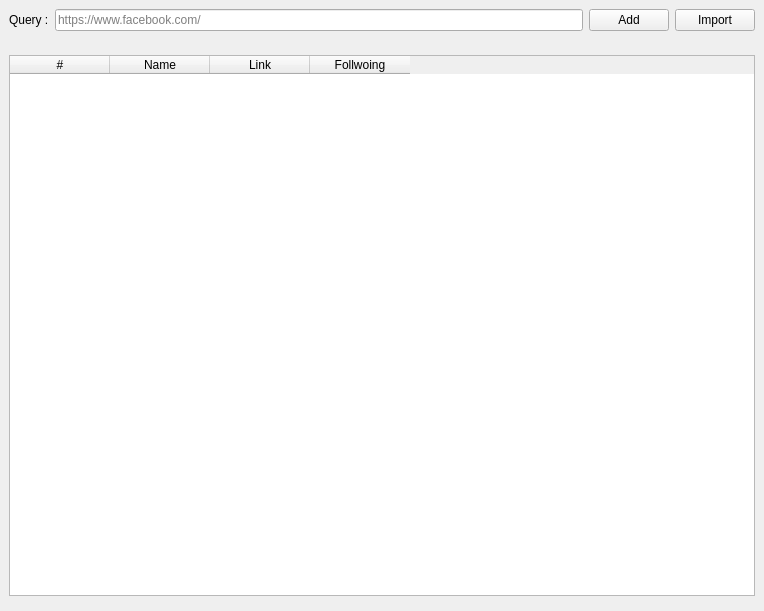
<?xml version="1.0" encoding="UTF-8"?>
<ui version="4.0">
 <class>Form</class>
 <widget class="QWidget" name="Form">
  <property name="geometry">
   <rect>
    <x>0</x>
    <y>0</y>
    <width>764</width>
    <height>611</height>
   </rect>
  </property>
  <property name="windowTitle">
   <string>Form</string>
  </property>
  <property name="toolTipDuration">
   <number>-1</number>
  </property>
  <layout class="QGridLayout" name="gridLayout">
   <property name="leftMargin">
    <number>0</number>
   </property>
   <property name="topMargin">
    <number>0</number>
   </property>
   <property name="rightMargin">
    <number>0</number>
   </property>
   <property name="bottomMargin">
    <number>0</number>
   </property>
   <property name="horizontalSpacing">
    <number>0</number>
   </property>
   <item row="2" column="0">
    <widget class="QWidget" name="widget_1" native="true">
     <layout class="QGridLayout" name="gridLayout_2">
      <item row="0" column="0">
       <widget class="QTableWidget" name="table">
        <column>
         <property name="text">
          <string>#</string>
         </property>
        </column>
        <column>
         <property name="text">
          <string>Name</string>
         </property>
        </column>
        <column>
         <property name="text">
          <string>Link</string>
         </property>
        </column>
        <column>
         <property name="text">
          <string>Follwoing</string>
         </property>
        </column>
       </widget>
      </item>
     </layout>
    </widget>
   </item>
   <item row="3" column="0">
    <widget class="QWidget" name="widget_Edit" native="true"/>
   </item>
   <item row="1" column="0">
    <widget class="QWidget" name="widget" native="true">
     <layout class="QHBoxLayout" name="horizontalLayout">
      <item>
       <widget class="QLabel" name="label">
        <property name="text">
         <string>Query :</string>
        </property>
       </widget>
      </item>
      <item>
       <widget class="QLineEdit" name="lineEdit">
        <property name="placeholderText">
         <string>https://www.facebook.com/</string>
        </property>
       </widget>
      </item>
      <item>
       <widget class="QPushButton" name="add">
        <property name="text">
         <string>Add</string>
        </property>
       </widget>
      </item>
      <item>
       <widget class="QPushButton" name="import1">
        <property name="acceptDrops">
         <bool>false</bool>
        </property>
        <property name="toolTip">
         <string/>
        </property>
        <property name="toolTipDuration">
         <number>-1</number>
        </property>
        <property name="text">
         <string>Import</string>
        </property>
       </widget>
      </item>
     </layout>
    </widget>
   </item>
  </layout>
 </widget>
 <resources/>
 <connections/>
</ui>
